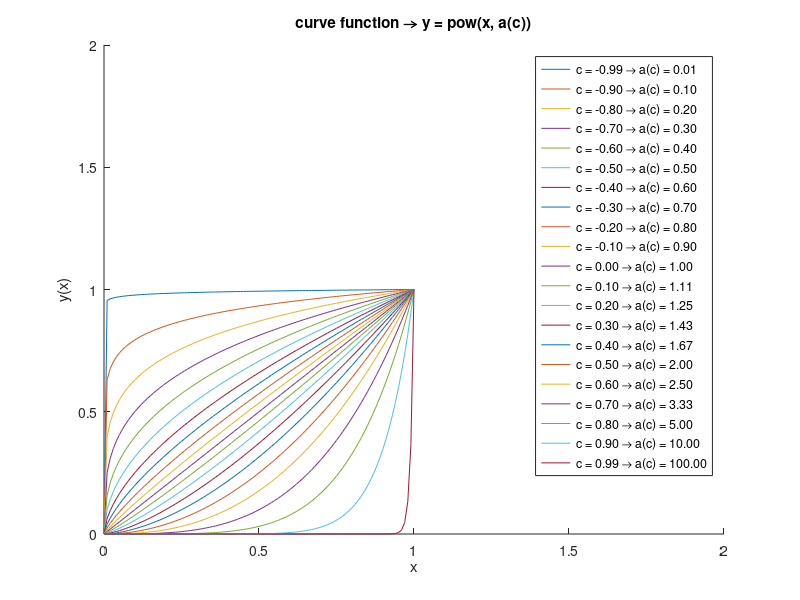

Write the MATLAB code that produced this figure.
close all
clear
clc

N = 1;
n = (0 : 0.01 : N); 
c = (-1. : 0.1 : 1.);

cMIN = -0.99;
cMAX = 0.99;
c(c<=cMIN) = cMIN;
c(c>=cMAX) = cMAX;

%-----plot    
figure
hold on
ylabel('y(x)')
xlabel('x')

TitleString = sprintf('curve function → y = pow(x, a(c))');
title(TitleString);

xlim([0 2]);
ylim([0 2]);

%{
c1 = (0.:0.1:0.9);
for i=1:numel(c1)
    y1 = n.^(1./(1.-c1(i)));
    plot(n,y1) 
end

c2 = (-0.9:0.1:0.);
for i=1:numel(c2)
    y2 = n.^(1.+c2(i));
    plot(n,y2) 
end
%}

LegendString = cell(1,numel(c));
for i=1:numel(c)
    sigc = sign(c(i));
    a = (1-c(i)*sigc).^(-sigc);
    y = n.^(a);
    plot(n,y)
    LegendString{i} = sprintf('c = %3.2f → a(c) = %3.2f', c(i), a);
end
legend(LegendString,'Location','best')
hold off
